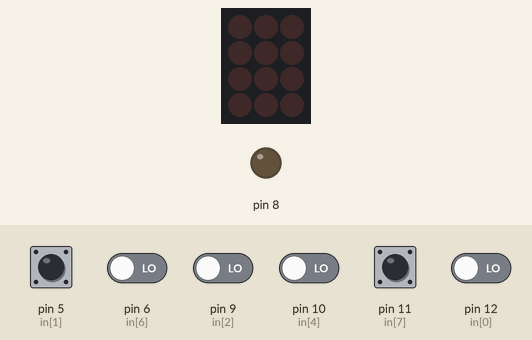
Recording of a sketch running on a simulated Arduino Uno, built with avr-gcc and run on an emulated ATmega328P. Parts: 3×4 LED matrix, output pins drawn as LEDs (lit = HIGH). Wiring (inferred from the names in the program): LED matrix (orientation assumed): rows A2, A3, A0, A1; columns pin 13, A4, A5. The inputs (shaded band) are chosen by the test bench; at power-on: pin 11 (in[7]) HIGH, pin 5 (in[1]), pin 6 (in[6]), pin 9 (in[2]), pin 10 (in[4]), pin 12 (in[0]) LOW. MIDI output is not drawn.

Above: at 1.2 s.
1.3 s: pin 5 (in[1]) pulsed HIGH 2 times (0.12 s each, 0.3 s apart)
At 2.0 s:
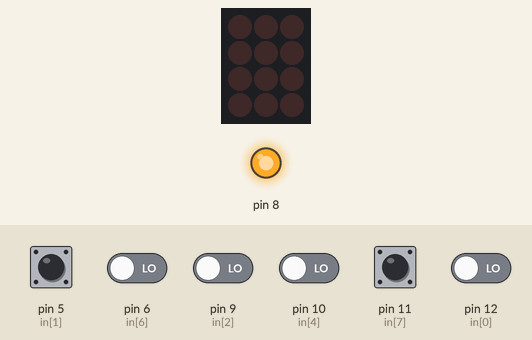
3.4 s: pin 5 (in[1]) driven HIGH
At 3.9 s:
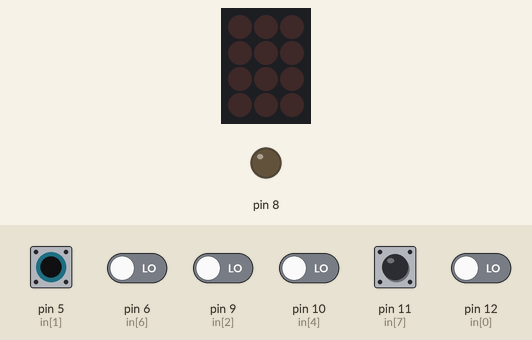
4.9 s: pin 5 (in[1]) driven LOW
At 6.1 s:
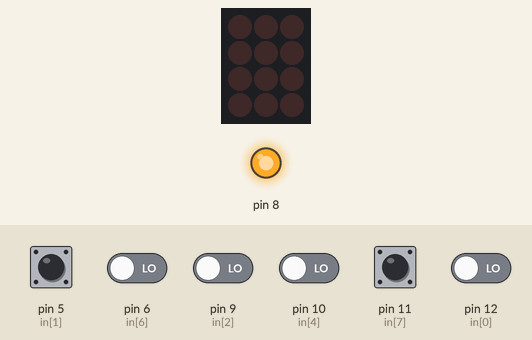
Timing chart, 0 to 7.9 s (numbered marks = the images above; inputs shaded):
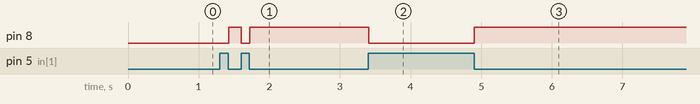

Measured:
- after the input at 1.3 s, pin 8: LOW → HIGH after 0.12 s, → LOW 0.18 s later, → HIGH 0.12 s later
- after the input at 3.4 s, pin 8: HIGH → LOW at once
- after the input at 4.9 s, pin 8: LOW → HIGH at once

The sketch:

FeatherMidiToshiba.ino
```cpp
// (licence header left out)
 #include <MIDI.h>

/*---------------------------------------------
    Board and options configuration
 ----------------------------------------------*/
// Uncomment the line appropiate for you board
//#define M0_LORA     1       // Adafruit Feather M0 LORA
#define M0_LOGGER   1       // Adafruit Feather M0 logger
//#define SERIAL_DUMP 1

/*---------------------------------------------
    MIDI Initialisation
 ----------------------------------------------*/

MIDI_CREATE_DEFAULT_INSTANCE();

/*---------------------------------------------
    Note definition
 ----------------------------------------------*/
String note[] = { "C", "C#", "D", "D#", "E", "F", "F#", "G", "G#", "A", "A#", "B",};

/*---------------------------------------------
    Matrix keyboard arrangement
    Toshiba HX-MU901
 ----------------------------------------------*/
#define T_ENTER               1
#define T_STOP                2
#define T_RED                 3
#define T_RED_YELLOW          4
#define T_YELLOW              5
#define T_YELLOW_GREEN        6
#define T_GREEN               7
#define T_GREEN_BLUE          8
#define T_BLUE                9
#define T_BLUE_PURPLE        10
#define T_PURPLE             11

byte out[] = { A2, SDA, A3, SCL, A4, 13, A5, SCK, A0, A1 };
const int outCount = sizeof(out)/sizeof(out[0]);

byte in[] = { 12, 5, 9, MISO, 10, MOSI, 6, 11 };
const int inCount = sizeof(in)/sizeof(in[0]);

byte keys[inCount][outCount];
bool chan[inCount][outCount];
byte notes[][outCount] = {  { 00, 36, 37, 38, 39, 40, 41, 42,  6, 11 },
                            { 00, 00, 43, 44, 45, 46, 47, 48,  3,  7 },
                            { 00, 00, 49, 50, 51, 52, 53, 54,  3,  8 },
                            { 00, 00, 55, 56, 57, 58, 59, 60,  4,  9 },
                            { 00, 00, 61, 62, 63, 64, 65, 66,  5, 10 },
                            { 00, 00, 67, 68, 69, 70, 71, 72,  6, 11 },
                            { 00, 00, 73, 74, 75, 76, 77, 78,  2,  0 },
                            { 00, 00, 79, 80, 81, 82, 83, 84,  1,  0 } };

/*---------------------------------------------
    Program state
 ----------------------------------------------*/
int count = 0;
int program = 0;

// -----------------------------------------------------------------------------

void readMatrix()
{
  byte    val;

  for (int j=0; j < outCount; j++)
  {
    byte col = out[j];
    pinMode(col, OUTPUT);
    digitalWrite(col, LOW);

    for (int i=0; i < inCount; i++)
    {
        byte row = in[i];
        pinMode(row, INPUT_PULLUP);
        delayMicroseconds(50);    // Stabilize lines before reading

        val = digitalRead(row);
        chan[i][j] = (keys[i][j] != val);
        keys[i][j] = val;

        pinMode(row, INPUT);
    }

    pinMode(col, INPUT);
  }
}

void sendNotes()
{
  // Send note information
 for (int j=0; j < outCount-2; j++)
    for (int i=0; i < inCount; i++)
        if (chan[i][j])
          switch (keys[i][j])
          {
            case 0:
              MIDI.sendNoteOn(notes[j][i], 127, 1);
              count++;
#ifdef SERIAL_DUMP
              printNotes ("ON", i, j);
#endif
              break;
            case 1:
              MIDI.sendNoteOff(notes[j][i], 127, 1);
              count--;
#ifdef SERIAL_DUMP
              printNotes ("OFF", i, j);
#endif
              break;
          }

  // Send additional MIDI commands
  for (int j=outCount-2; j < outCount; j++)
    for (int i=0; i < inCount; i++)
        if (chan[i][j] && (keys[i][j]==0))
          switch (notes[i][j])
          {
            case T_ENTER:
              break;
            case T_STOP:
              break;
            case T_RED:
              break;
            case T_RED_YELLOW:
              break;
            case T_YELLOW:
              program -= 5;
              if (program < 0)
                program = 0;
              MIDI.sendProgramChange(program, 1);
              break;
            case T_YELLOW_GREEN:
              break;
            case T_GREEN:
              program --;
              if (program < 0)
                program = 0;
              MIDI.sendProgramChange(program, 1);
              break;
            case T_GREEN_BLUE:
              break;
            case T_BLUE:
              program ++;
              if (program > 127)
                program = 127;
              MIDI.sendProgramChange(program, 1);
              break;
            case T_BLUE_PURPLE:
              break;
            case T_PURPLE:
              program += 5;
              if (program > 127)
                program = 127;
              MIDI.sendProgramChange(program, 1);
              break;

            default:
              break;
          }

#ifdef M0_LOGGER
  digitalWrite(8, (count > 0 ? HIGH : LOW));
#endif
}

void printNotes(String str, int i, int j)
{
  Serial.print(str + " in=");
  Serial.print(i);
  Serial.print(" out=");
  Serial.print(j);
  Serial.print(" ==>");
  Serial.print(notes[j][i]);
  Serial.print(" (");
  Serial.print(note[notes[j][i]%12]+(notes[j][i]/12-1));
  Serial.println(")");
}

// -----------------------------------------------------------------------------

void setup()
{
  Serial.begin (115200);

  MIDI.begin(MIDI_CHANNEL_OMNI);

  // Configure status LED
  pinMode(8, OUTPUT);
#ifdef M0_LORA
  digitalWrite(8, HIGH);  // Hack for LORA
#endif

  // Configure keyboard pins
  for(int x=0; x<outCount; x++)
    pinMode(out[x], INPUT);
  for (int x=0; x<inCount; x++)
    pinMode(in[x], INPUT_PULLUP);

 for (int j=0; j < outCount; j++)
     for (int i=0; i < inCount; i++)
         keys[i][j] = 1;
}

void loop()
{
  readMatrix ();
  sendNotes ();
}
```
